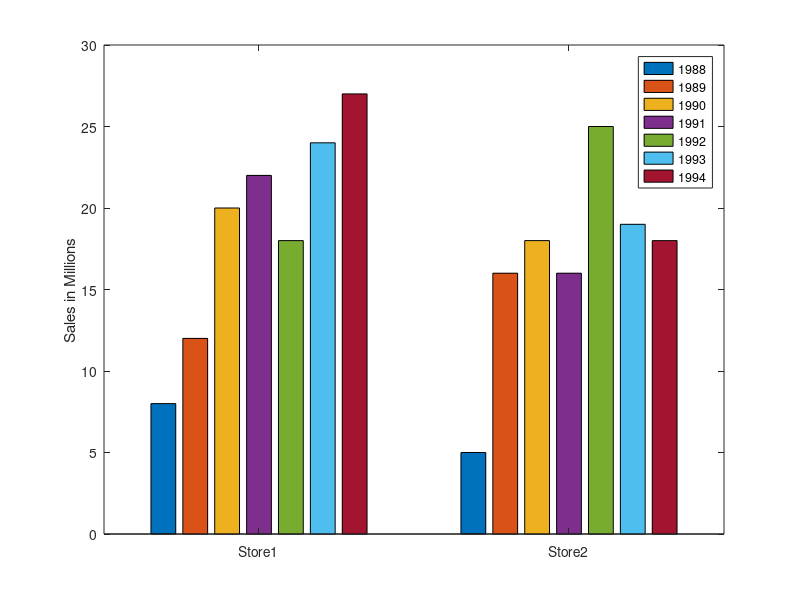

Write the MATLAB code that produced this figure.
% use the set command to label an axis
sales1=[8 12 20 22 18 24 27];
sales2=[5 16 18 16 25 19 18];
sales=[sales1;sales2];
bar(sales)
ylabel('Sales in Millions')
set(gca,'XTickLabel',{'Store1','Store2'})
legend('1988','1989','1990','1991','1992','1993','1994')